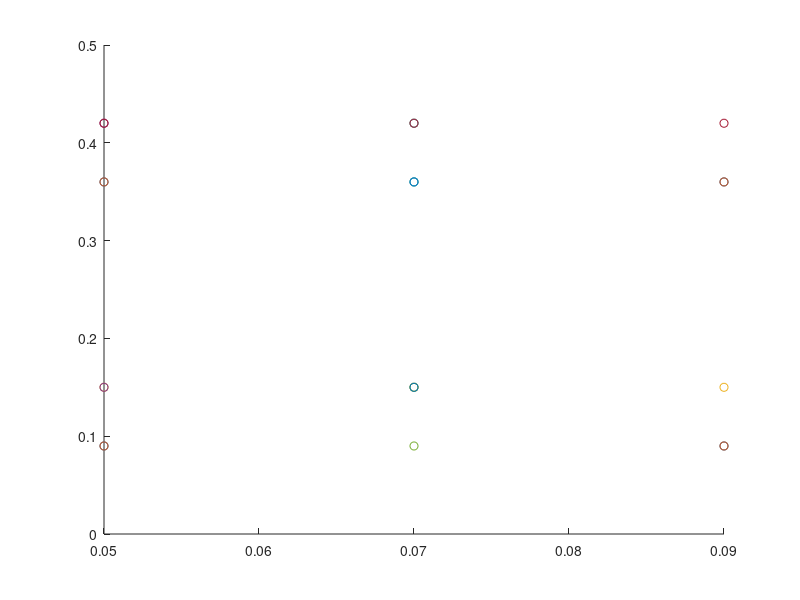

Source code (MATLAB):
function plotmodel()

c = [ 0.09, 0.15, 0.36, 0.42 ];
s = [ 0.05, 0.07, 0.09 ];

indv = [ ...
    s(1), c(1), 101; ...
    s(1), c(3), 77.5; ...
    s(3), c(1), 48.8; ...
    s(3), c(3), 44.8 ...
    ];

field = [ ...
    s(1), c(1), 112; ...
    s(1), c(3), 82.2; ...
    s(3), c(1), 53.0; ...
    s(3), c(3), 48.2 ...
    ];

dj = [ ...
    s(1), c(2), 53.6; ...
    s(2), c(2), 44.2; ...
    s(3), c(2), 42.6 ...
    ];

bk = [ ...
    s(1), c(1), 88.2; ...
    s(1), c(2), 73.4; ...
    s(1), c(3), 53.6; ...
    s(1), c(4), 50.7 ...
    ];

or = [ ...
    s(2), c(1), 104; ...
    s(2), c(2), 78.5; ...
    s(2), c(3), 48.1; ...
    s(2), c(4), 44.1 ...
    ];

sr = [ ...
    s(2), c(1), 85; ...
    s(2), c(2), 75; ...
    s(2), c(3), 55; ...
    s(2), c(4), 50 ...
    ];

sc = [ ...
    s(1), c(4), 88.9; ...
    s(2), c(4), 71.5; ...
    s(3), c(4), 64.3 ...
    ];

sv = [ ...
    s(2), c(1), 93.8; ...
    s(2), c(2), 79.0; ...
    s(2), c(3), 58.8; ...
    s(2), c(4), 55.8 ...
    ];

figure();
hold('on');
scatter3(indv(:,1),indv(:,2),indv(:,3));
scatter3(field(:,1),field(:,2),field(:,3));
scatter3(dj(:,1),dj(:,2),dj(:,3));
scatter3(bk(:,1),bk(:,2),bk(:,3));
scatter3(or(:,1),or(:,2),or(:,3));
scatter3(sr(:,1),sr(:,2),sr(:,3));
scatter3(sc(:,1),sc(:,2),sc(:,3));
scatter3(sv(:,1),sv(:,2),sv(:,3));



end